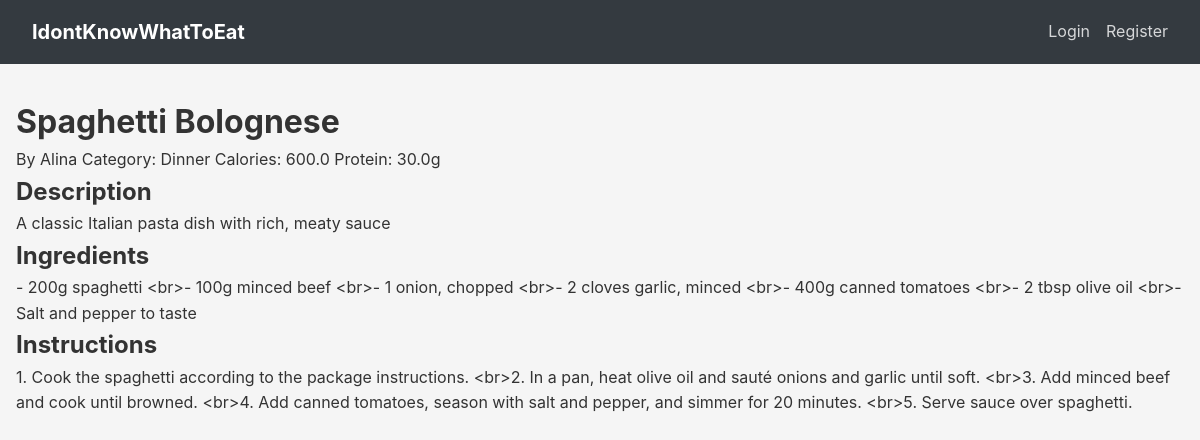
/recipe/1, run on the app's committed database.
### app/models.py (models this page shows, shortened)
class Recipe(db.Model):
    id = db.Column(db.Integer, primary_key=True)
    title = db.Column(db.String(100), nullable=False)
    description = db.Column(db.Text)
    ingredients = db.Column(db.Text, nullable=False)
    instructions = db.Column(db.Text, nullable=False)
    calories = db.Column(db.Float, nullable=False)
    protein = db.Column(db.Float, nullable=False)
    created_at = db.Column(db.DateTime, default=datetime.utcnow)
    user_id = db.Column(db.Integer, db.ForeignKey('user.id'))
    category_id = db.Column(db.Integer, db.ForeignKey('category.id'))

class User(UserMixin, db.Model):
    id = db.Column(db.Integer, primary_key=True)
    username = db.Column(db.String(64), unique=True, nullable=False)
    email = db.Column(db.String(120), unique=True, nullable=False)
    password_hash = db.Column(db.String(128))
    recipes = db.relationship('Recipe', backref='author', lazy='dynamic')

class Category(db.Model):
    id = db.Column(db.Integer, primary_key=True)
    name = db.Column(db.String(50), unique=True, nullable=False)
    recipes = db.relationship('Recipe', backref='category', lazy='dynamic')

### app/main/routes.py (the view)
@bp.route('/recipe/<int:id>')
def view_recipe(id):
    recipe = Recipe.query.get_or_404(id)
    return render_template('view_recipe.html', recipe=recipe)

### app/__init__.py (called while the page is built)
def create_app(config_class=Config):
    app = Flask(__name__)
    app.config.from_object(config_class)
    db.init_app(app)
    login.init_app(app)
    from app.main import bp as main_bp
    app.register_blueprint(main_bp)
    @app.template_filter('nl2br')
    def nl2br_filter(s):
        return s.replace('\n', '<br>') if s else ''
    return app

### app/templates/view_recipe.html (shortened to what this page needs)
{% extends "base.html" %}
{% block content %}
    <div class="recipe-details">
        <div class="recipe-header">
            <h1>{{ recipe.title }}</h1>
            <div class="recipe-meta">
                <span>By {{ recipe.author.username }}</span>
                <span>Category: {{ recipe.category.name }}</span>
                <span>Calories: {{ recipe.calories }}</span>
                <span>Protein: {{ recipe.protein }}g</span>
            </div>
        </div>
        <div class="recipe-content">
            <h2>Description</h2>
            <p>{{ recipe.description }}</p>
            <h2>Ingredients</h2>
            <p>{{ recipe.ingredients|nl2br }}</p>
            <h2>Instructions</h2>
            <p>{{ recipe.instructions|nl2br }}</p>
        </div>
    </div>
{% endblock %}

### app/static/css/styles.css (style rules this page uses)
:root { --primary-color: #007bff; --secondary-color: #6c757d; --success-color: #28a745; --danger-color: #dc3545; --light-color: #f8f9fa; --dark-color: #343a40; --border-color: #dee2e6; }
* { margin: 0; padding: 0; box-sizing: border-box; }
body { font-family: -apple-system, BlinkMacSystemFont, 'Segoe UI', Roboto, Oxygen, Ubuntu, Cantarell, sans-serif; line-height: 1.6; color: #333; background-color: #f5f5f5; }

### data on the page
Recipe: title "Spaghetti Bolognese", calories "600.0", protein "30.0", description "A classic Italian pasta dish with rich, meaty sauce", ingredients "- 200g spaghetti <br>- 100g minced beef <br>- 1 onion, chopped <br>- 2 cloves garlic, minced <br>- 400g canned tomatoes <br>- 2 tbsp olive oil <br>- Salt and pepper to taste", instructions "1. Cook the spaghetti according to the package instructions. <br>2. In a pan, heat olive oil and sauté onions and garlic until soft. <br>3. Add minced beef and cook until browned. <br>4. Add canned tomatoes, season with salt and pepper, and simmer for 20 minutes. <br>5. Serve sauce over spaghetti."
User: author.username "Alina"
Category: category.name "Dinner"
